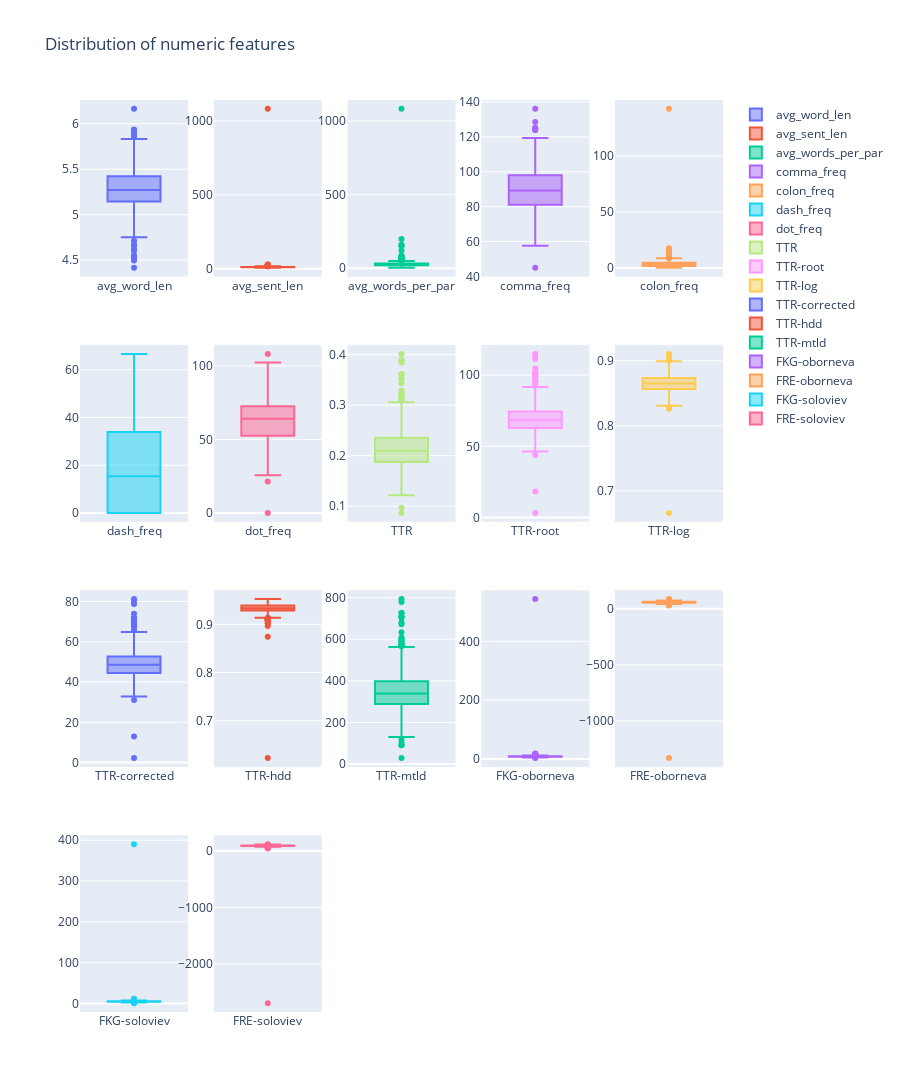

Notebook code for this chart:
### Markdown cell above
**Классы плохо сбалансированы, нельзя использовать долю правильных ответов как целевую метрику**

### Code cell
fig = make_subplots(rows=4, cols=5)

for i in range(17):
    fig.add_trace(go.Box(y=df[f"{df.columns[3:][i]}"], name=df.columns[3:][i]), row=(i // 5) + 1, col=(i % 5) + 1)
fig.update_layout(height=1100)
fig.update_traces(marker_line_width = 0)
fig.update_layout(title='Distribution of numeric features')
fig.show()

### Figure 1 — Plotly figure (JSON) as saved in the notebook; plotly's stock layout.template omitted (floating-point values rounded to 4 significant figures; data arrays with more than 128 entries replaced by an {"elided": "..."} marker saying what was removed)
{"data": [{"marker": {"line": {"width": 0}}, "name": "avg_word_len", "type": "box", "xaxis": "x", "y": {"elided": "810 float values"}, "yaxis": "y"}, {"marker": {"line": {"width": 0}}, "name": "avg_sent_len", "type": "box", "xaxis": "x2", "y": {"elided": "810 float values"}, "yaxis": "y2"}, {"marker": {"line": {"width": 0}}, "name": "avg_words_per_par", "type": "box", "xaxis": "x3", "y": {"elided": "810 float values"}, "yaxis": "y3"}, {"marker": {"line": {"width": 0}}, "name": "comma_freq", "type": "box", "xaxis": "x4", "y": {"elided": "810 float values"}, "yaxis": "y4"}, {"marker": {"line": {"width": 0}}, "name": "colon_freq", "type": "box", "xaxis": "x5", "y": {"elided": "810 float values"}, "yaxis": "y5"}, {"marker": {"line": {"width": 0}}, "name": "dash_freq", "type": "box", "xaxis": "x6", "y": {"elided": "810 float values"}, "yaxis": "y6"}, {"marker": {"line": {"width": 0}}, "name": "dot_freq", "type": "box", "xaxis": "x7", "y": {"elided": "810 float values"}, "yaxis": "y7"}, {"marker": {"line": {"width": 0}}, "name": "TTR", "type": "box", "xaxis": "x8", "y": {"elided": "810 float values"}, "yaxis": "y8"}, {"marker": {"line": {"width": 0}}, "name": "TTR-root", "type": "box", "xaxis": "x9", "y": {"elided": "810 float values"}, "yaxis": "y9"}, {"marker": {"line": {"width": 0}}, "name": "TTR-log", "type": "box", "xaxis": "x10", "y": {"elided": "810 float values"}, "yaxis": "y10"}, {"marker": {"line": {"width": 0}}, "name": "TTR-corrected", "type": "box", "xaxis": "x11", "y": {"elided": "810 float values"}, "yaxis": "y11"}, {"marker": {"line": {"width": 0}}, "name": "TTR-hdd", "type": "box", "xaxis": "x12", "y": {"elided": "810 float values"}, "yaxis": "y12"}, {"marker": {"line": {"width": 0}}, "name": "TTR-mtld", "type": "box", "xaxis": "x13", "y": {"elided": "810 float values"}, "yaxis": "y13"}, {"marker": {"line": {"width": 0}}, "name": "FKG-oborneva", "type": "box", "xaxis": "x14", "y": {"elided": "810 float values"}, "yaxis": "y14"}, {"marker": {"line": {"width": 0}}, "name": "FRE-oborneva", "type": "box", "xaxis": "x15", "y": {"elided": "810 float values"}, "yaxis": "y15"}, {"marker": {"line": {"width": 0}}, "name": "FKG-soloviev", "type": "box", "xaxis": "x16", "y": {"elided": "810 float values"}, "yaxis": "y16"}, {"marker": {"line": {"width": 0}}, "name": "FRE-soloviev", "type": "box", "xaxis": "x17", "y": {"elided": "810 float values"}, "yaxis": "y17"}], "layout": {"height": 1100, "title": {"text": "Distribution of numeric features"}, "xaxis": {"anchor": "y", "domain": [0, 0.168]}, "xaxis10": {"anchor": "y10", "domain": [0.832, 1]}, "xaxis11": {"anchor": "y11", "domain": [0, 0.168]}, "xaxis12": {"anchor": "y12", "domain": [0.208, 0.376]}, "xaxis13": {"anchor": "y13", "domain": [0.416, 0.584]}, "xaxis14": {"anchor": "y14", "domain": [0.624, 0.792]}, "xaxis15": {"anchor": "y15", "domain": [0.832, 1]}, "xaxis16": {"anchor": "y16", "domain": [0, 0.168]}, "xaxis17": {"anchor": "y17", "domain": [0.208, 0.376]}, "xaxis18": {"anchor": "y18", "domain": [0.416, 0.584]}, "xaxis19": {"anchor": "y19", "domain": [0.624, 0.792]}, "xaxis2": {"anchor": "y2", "domain": [0.208, 0.376]}, "xaxis20": {"anchor": "y20", "domain": [0.832, 1]}, "xaxis3": {"anchor": "y3", "domain": [0.416, 0.584]}, "xaxis4": {"anchor": "y4", "domain": [0.624, 0.792]}, "xaxis5": {"anchor": "y5", "domain": [0.832, 1]}, "xaxis6": {"anchor": "y6", "domain": [0, 0.168]}, "xaxis7": {"anchor": "y7", "domain": [0.208, 0.376]}, "xaxis8": {"anchor": "y8", "domain": [0.416, 0.584]}, "xaxis9": {"anchor": "y9", "domain": [0.624, 0.792]}, "yaxis": {"anchor": "x", "domain": [0.8063, 1]}, "yaxis10": {"anchor": "x10", "domain": [0.5375, 0.7312]}, "yaxis11": {"anchor": "x11", "domain": [0.2687, 0.4625]}, "yaxis12": {"anchor": "x12", "domain": [0.2687, 0.4625]}, "yaxis13": {"anchor": "x13", "domain": [0.2687, 0.4625]}, "yaxis14": {"anchor": "x14", "domain": [0.2687, 0.4625]}, "yaxis15": {"anchor": "x15", "domain": [0.2687, 0.4625]}, "yaxis16": {"anchor": "x16", "domain": [0, 0.1938]}, "yaxis17": {"anchor": "x17", "domain": [0, 0.1938]}, "yaxis18": {"anchor": "x18", "domain": [0, 0.1938]}, "yaxis19": {"anchor": "x19", "domain": [0, 0.1938]}, "yaxis2": {"anchor": "x2", "domain": [0.8063, 1]}, "yaxis20": {"anchor": "x20", "domain": [0, 0.1938]}, "yaxis3": {"anchor": "x3", "domain": [0.8063, 1]}, "yaxis4": {"anchor": "x4", "domain": [0.8063, 1]}, "yaxis5": {"anchor": "x5", "domain": [0.8063, 1]}, "yaxis6": {"anchor": "x6", "domain": [0.5375, 0.7312]}, "yaxis7": {"anchor": "x7", "domain": [0.5375, 0.7312]}, "yaxis8": {"anchor": "x8", "domain": [0.5375, 0.7312]}, "yaxis9": {"anchor": "x9", "domain": [0.5375, 0.7312]}}}
